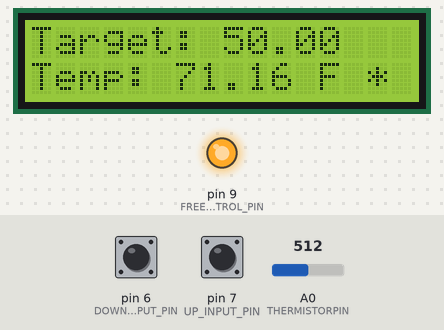
The sketch below on a simulated Arduino Uno, built with avr-gcc and run on an emulated ATmega328P. Shown: 16×2 character LCD, output pins drawn as LEDs (lit = HIGH). Inputs (shaded band) come from the test bench; at power-on: A0 (THERMISTORPIN) = 512, pin 6 (DOWN_INPUT_PIN) LOW, pin 7 (UP_INPUT_PIN) LOW. What the sketch prints to the serial monitor is not drawn.

Above: at 1.2 s.
1.3 s: A0 (THERMISTORPIN) set to 373
At 3.4 s:
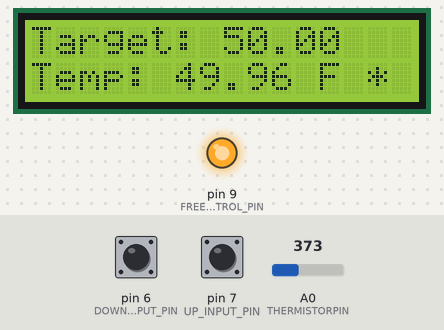
3.9 s: A0 (THERMISTORPIN) set to 346
At 5.5 s:
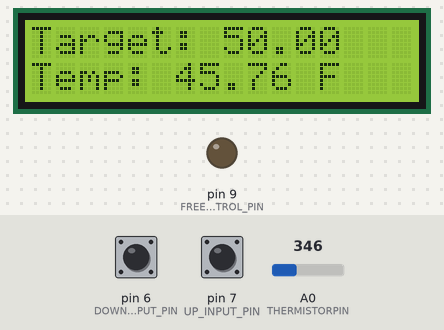
6.2 s: pin 6 (DOWN_INPUT_PIN) pulled HIGH for 3.2 s
At 9.6 s:
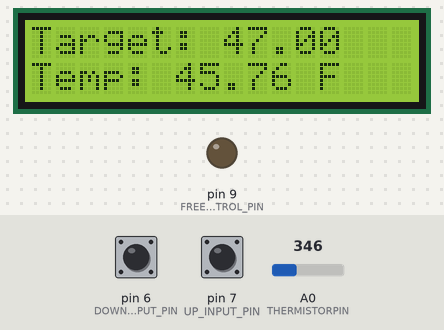
10.9 s: pin 6 (DOWN_INPUT_PIN) pulled HIGH for 1 s
At 12.1 s:
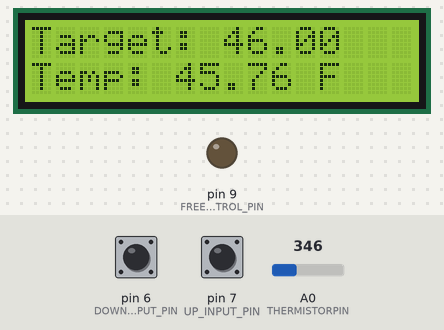
13.4 s: A0 (THERMISTORPIN) set to 306
At 14.2 s:
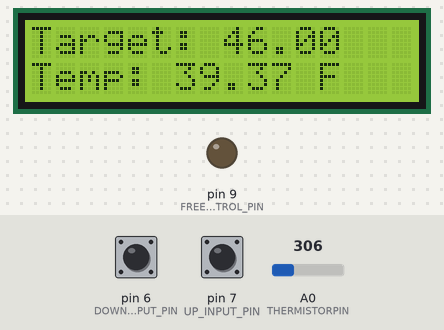
15.4 s: pin 7 (UP_INPUT_PIN) pulled HIGH for 1 s
At 17.5 s:
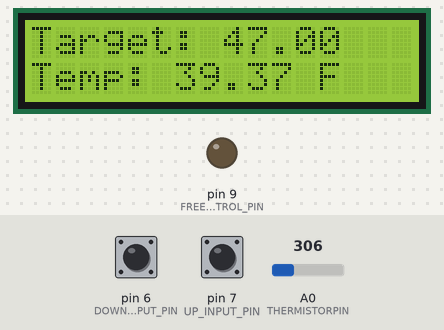
Timing chart, 0 to 18.9 s (numbered marks = the images above; inputs shaded):
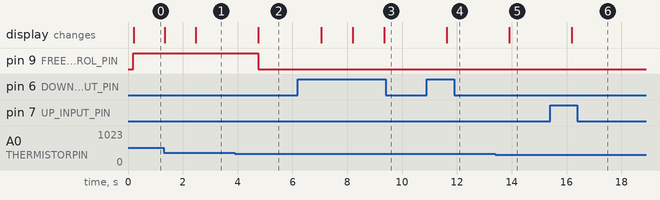

Measured:
- the behaviour switches between 364 and 363 on A0 (THERMISTORPIN) (found by bisection; images 1 and 2)
- after the input at 1.3 s, the display: first changes at once (image 1 shows a later state)
- after the input at 3.9 s, pin 9 (FREEZER_CONTROL_PIN): HIGH → LOW after 0.85 s; the display: changes after 0.86 s (image 2)
- after the input at 6.2 s, the display: first changes after 0.84 s (image 3 shows a later state)
- after the input at 10.9 s, the display: changes after 0.73 s (image 4)
- after the input at 13.4 s, the display: changes after 0.51 s (image 5)
- after the input at 15.4 s, the display: changes after 0.78 s (image 6)

The sketch:

temperature_controller.ino
```cpp
// (licence header left out)
#include <LiquidCrystal.h>

/* Initialize LCD */
LiquidCrystal lcd(12, 11, 5, 4, 3, 2);

// which analog pin to connect
#define THERMISTORPIN A0
// resistance at 25 degrees C
#define THERMISTORNOMINAL 51000
// temp. for nominal resistance (almost always 25 C)
#define TEMPERATURENOMINAL 25
// how many samples to take and average, more takes longer
// but is more 'smooth'
#define NUMSAMPLES 10
// The beta coefficient of the thermistor (usually 3000-4000)
#define BCOEFFICIENT -3950
// the value of the 'other' resistor
#define SERIESRESISTOR 44000

// Target temperature control
#define DOWN_INPUT_PIN 6
#define UP_INPUT_PIN 7

// Be careful about changing this. You will also need to change the
// freezerCurrentlyOn() function appropriately. See:
//   http://www.arduino.cc/en/Reference/PortManipulation and
//   http://arduino.cc/en/Hacking/PinMapping168
// for details.
#define FREEZER_CONTROL_PIN 9

// How long to wait before turning on the compressor again (in seconds)
#define MIN_COMPRESSOR_WAIT 1200L

long secondsSinceLastCooling = MIN_COMPRESSOR_WAIT + 1;
int samples[NUMSAMPLES];
float targetTemp = 50.0;

// Special program setup
float initialProgramTemp = 44.0;
float finalProgramTemp = 50.0;
double programSeconds = 172800;  // 48 hours
double programCounter = -1;

// the setup routine runs once when you press reset:
void setup() {
  analogReference(EXTERNAL);
  Serial.begin(9600);

  // set up the LCD's number of columns and rows:
  lcd.begin(16, 2);

  pinMode(UP_INPUT_PIN, INPUT);
  pinMode(DOWN_INPUT_PIN, INPUT);
  pinMode(FREEZER_CONTROL_PIN, OUTPUT);
  digitalWrite(FREEZER_CONTROL_PIN, LOW);
}

void loop() {
  checkButtonStatus();
  updateSpecialProgram();
  float temp = getTemperature();
  checkTemperature(temp);
  updateLCD(temp);
  //debugToSerial(temp);
  delay(1000);
}

void updateSpecialProgram() {
  if (programCounter >= programSeconds) {
    programCounter = -1L;
  }

  if (programCounter >= 0L) {
    programCounter += 1L;
    double pct = (programCounter / programSeconds);
    targetTemp = (initialProgramTemp + ( pct * (finalProgramTemp - initialProgramTemp) ) );
  }
}

boolean debounce(int pin) {
  boolean state;
  boolean previousState;

  previousState = digitalRead(pin);
  for(int counter=0; counter < 10; counter++) {
    delay(1);
    state = digitalRead(pin);
    if ( state != previousState) {
      counter = 0;
      previousState = state;
    }
  }

  if(state == HIGH)
    return true;
  else
    return false;
}

float getTemperature() {
  uint8_t i;
  float average;

  // take N samples in a row, with a slight delay
  for (i=0; i< NUMSAMPLES; i++) {
   samples[i] = analogRead(THERMISTORPIN);
   delay(10);
  }

  // average all the samples out
  average = 0;
  for (i=0; i< NUMSAMPLES; i++) {
     average += samples[i];
  }
  average /= NUMSAMPLES;

  // convert the value to resistance
  average = 1023 / average - 1;
  average = SERIESRESISTOR / average;

  float steinhart;
  steinhart = average / THERMISTORNOMINAL;     // (R/Ro)
  steinhart = log(steinhart);                  // ln(R/Ro)
  steinhart /= BCOEFFICIENT;                   // 1/B * ln(R/Ro)
  steinhart += 1.0 / (TEMPERATURENOMINAL + 273.15); // + (1/To)
  steinhart = 1.0 / steinhart;                 // Invert
  steinhart -= 273.15;                         // convert to C
  steinhart = (steinhart * 9.0) / 5.0 + 32.0;  // convert to F
  return steinhart;
}

void debugToSerial(float temp) {
  float reading = analogRead(THERMISTORPIN);

  Serial.print("Analog reading ");
  Serial.println(reading);

  // convert the value to resistance
  reading = (1023 / reading)  - 1;
  reading = SERIESRESISTOR / reading;
  Serial.print("Thermistor resistance ");
  Serial.println(reading);

  Serial.print("Calculated temperature: ");
  Serial.println(temp);

  Serial.print("Target temperature: ");
  Serial.println(targetTemp);

  Serial.print("Seconds since last cooling: ");
  Serial.println(secondsSinceLastCooling);

  Serial.print("Freezer on? ");
    if(freezerCurrentlyOn()) {
    Serial.println("Yes");
  } else {
    Serial.println("No");
  }

  Serial.println();
}

void checkButtonStatus() {
  // If both buttons pressed, start special program
  if (debounce(DOWN_INPUT_PIN) && debounce(UP_INPUT_PIN)) {
    programCounter = 1L;
  }
  else {
    // Down button pressed
    if (debounce(DOWN_INPUT_PIN)) {
      targetTemp = targetTemp - 1;
    }
    // Up button pressed
    if (debounce(UP_INPUT_PIN)) {
      targetTemp = targetTemp + 1;
    }
  }
}

boolean freezerCurrentlyOn() {
  return bitRead(PORTB,1) == HIGH;
}

void checkTemperature(float temp) {
  /*
  If the freezer is on, keep on until target - 1.5.
  If the freezer is off, turn it on when temp > target + 1
  ADDING SOME MORE STUFF RIGHT HERE
  AND ONE MORE LINE
  LETS SEE HOW EASY IT IS TO FIND IT
  */
  if (freezerCurrentlyOn()) {
    secondsSinceLastCooling = 0;

    if (temp < (targetTemp - 1.5)) {
      Serial.println("Turning freezer off");
      digitalWrite(FREEZER_CONTROL_PIN, LOW);
    }
  }
  else {
    secondsSinceLastCooling += 1;
    if ((temp > (targetTemp + 1)) && (secondsSinceLastCooling > MIN_COMPRESSOR_WAIT)) {
      Serial.println("Turning freezer on");
      digitalWrite(FREEZER_CONTROL_PIN, HIGH);
    }
  }
}

void updateLCD(float temp) {
  lcd.clear();
  lcd.setCursor(0,0);
  lcd.print("Target: ");
  lcd.print(targetTemp);
  lcd.setCursor(0,1);
  lcd.print("Temp: ");
  lcd.print(temp);
  lcd.print(" F");
  if (freezerCurrentlyOn()) { lcd.print(" *"); }
}
```
